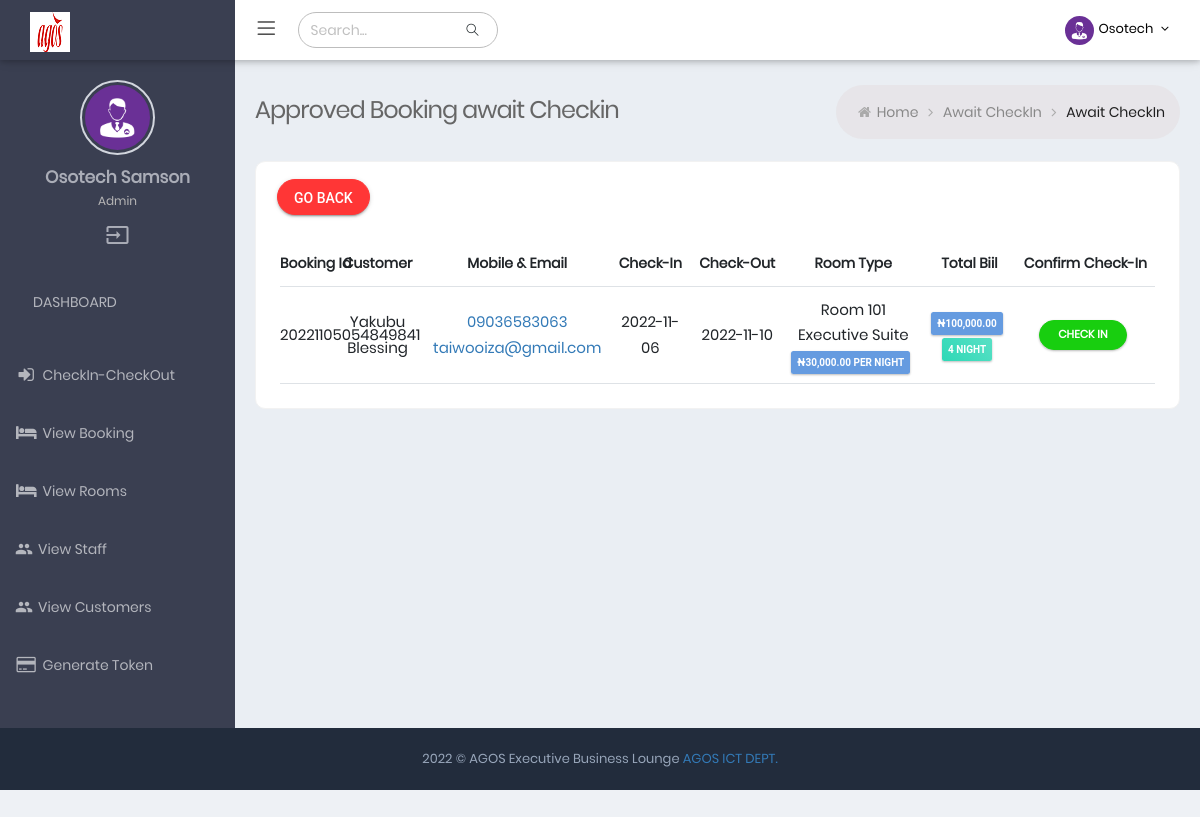
Before: /checkin (signed in) with the older database file.
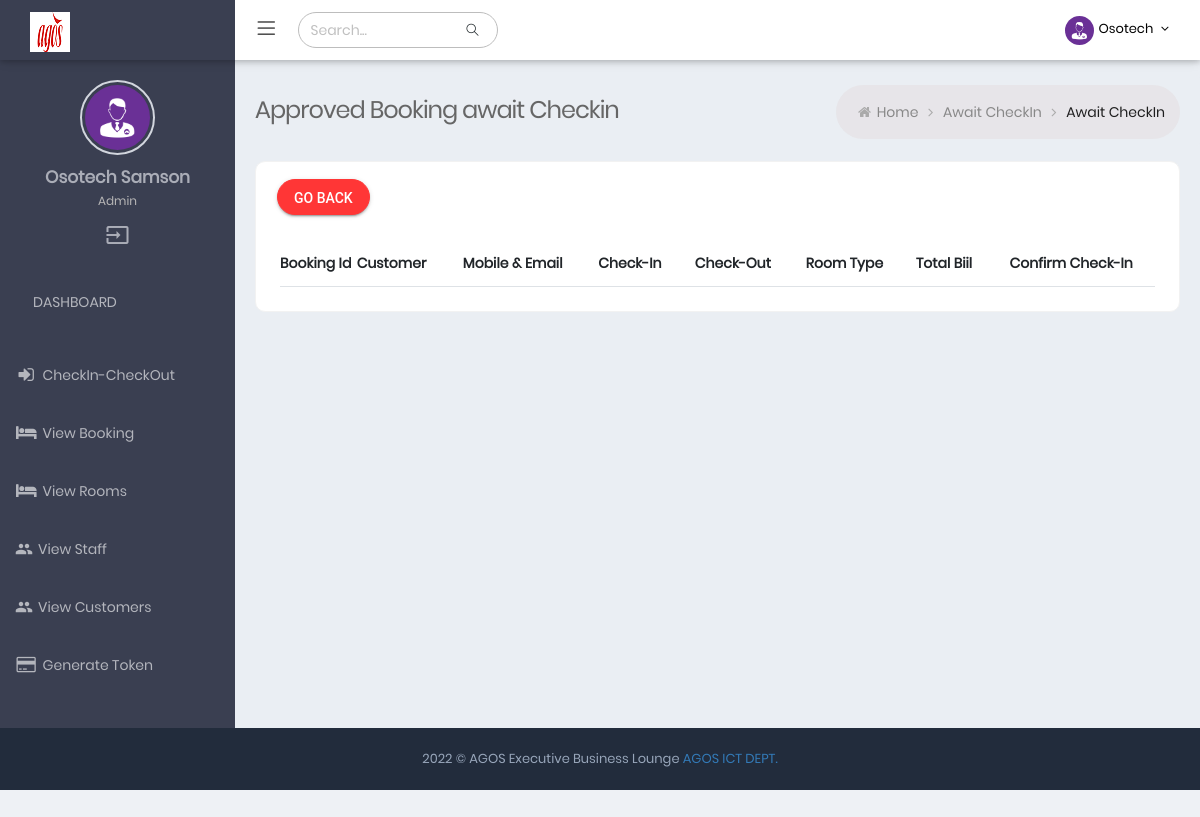
After: the same page with the newer database file.
### tables this page shows
CREATE TABLE IF NOT EXISTS `booking_tbl` (
  `id` int(11) NOT NULL AUTO_INCREMENT,
  `customer_id` bigint(20) NOT NULL,
  `room_id` int(11) NOT NULL,
  `no_of_guest` int(5) DEFAULT NULL,
  `no_of_children` int(5) DEFAULT NULL,
  `checkIn` date DEFAULT NULL,
  `checkOut` date DEFAULT NULL,
  `status` tinyint(1) NOT NULL DEFAULT 1 COMMENT '1=pending,2 checked In,3 checked Out,4=extend staying',
  `ref_code` varchar(100) NOT NULL,
  `total_night` int(5) NOT NULL,
  `total_bill` float NOT NULL,
  `payment_method` varchar(100) NOT NULL,
  `booking_time` time DEFAULT NULL,
  `comment` text DEFAULT NULL,
  `created_at` date DEFAULT NULL,
  `is_approved` tinyint(1) NOT NULL DEFAULT 0 COMMENT '0= pending,1= approved,2=rejected',
  `bookedBy` int(11) DEFAULT NULL,
  `checkIn_time` datetime DEFAULT NULL COMMENT 'customer checkin datetime',
  `checkOut_time` datetime DEFAULT NULL COMMENT 'customer checkout datetime',
  PRIMARY KEY (`id`),
  KEY `customer_id` (`customer_id`),
  KEY `room_id` (`room_id`)
);

CREATE TABLE IF NOT EXISTS `customers` (
  `id` bigint(20) NOT NULL AUTO_INCREMENT,
  `fullname` varchar(255) DEFAULT NULL,
  `email` varchar(255) DEFAULT NULL,
  `password` varchar(255) DEFAULT NULL,
  `username` varchar(50) DEFAULT NULL,
  `verified` tinyint(1) NOT NULL DEFAULT 0 COMMENT '0=not verified, 1=verified',
  `is_online` tinyint(1) NOT NULL DEFAULT 0 COMMENT '0=offline, 1=online',
  `address` text DEFAULT NULL,
  `phone` varchar(50) DEFAULT NULL,
  `gender` varchar(50) DEFAULT NULL,
  `state_of_origin` varchar(100) DEFAULT NULL,
  `confirmation_code` varchar(100) DEFAULT NULL COMMENT 'confirmation code sent via email',
  `tokenExp` timestamp NOT NULL DEFAULT current_timestamp(),
  `created_at` date DEFAULT NULL,
  `reset_token` text DEFAULT NULL,
  PRIMARY KEY (`id`),
  UNIQUE KEY `email` (`email`),
  KEY `fullname` (`fullname`)
);

CREATE TABLE IF NOT EXISTS `rooms_tbl` (
  `id` int(11) NOT NULL AUTO_INCREMENT,
  `room_name` varchar(255) NOT NULL,
  `room_type` varchar(255) NOT NULL,
  `price` decimal(7,2) NOT NULL COMMENT 'price of the room per night',
  `room_desc` mediumtext NOT NULL,
  `facilities` text NOT NULL,
  `firstImage` varchar(255) NOT NULL,
  `acType` varchar(100) DEFAULT NULL,
  `thirdImage` varchar(255) NOT NULL,
  `is_booked` tinyint(1) NOT NULL DEFAULT 0 COMMENT '0=not booked, 1= booked',
  `created_at` date DEFAULT NULL,
  PRIMARY KEY (`id`),
  KEY `room_name` (`room_name`)
);

### Helper/helper.php (called while the page is built, shortened)
<?php
$Database = new Database();
$dbh = $Database->osotech_connect();
$Alert = new Alert();
$Core = new Core($dbh, $Alert);
$Customer = new Customer($dbh, $Core, $Alert);
$Room = new Room($dbh, $Core, $Alert);

### App/Controller/Room.php (called while the page is built, shortened)
<?php
class Room
{
  private PDO $dbh;
  private $table = "rooms_tbl";
  public function __construct($dbh, $Core, $Alert)
  {
    $this->dbh = $dbh;
  }
  public function getAwaitingApprovalBookings()
  {
    $sql = "SELECT * FROM `booking_tbl` WHERE `status`=1 AND `is_approved`='1' ORDER BY created_at DESC LIMIT 200";
    $this->stmt = $this->dbh->prepare($sql);
    $this->stmt->execute();
    if ($this->stmt->rowCount() > 0) {
      $this->response = $this->stmt->fetchAll();
      return $this->response;
      $this->dbh = null;
    }
  }
  public function getRoomById($rid)
  {
    $sql = "SELECT * FROM `{$this->table}` WHERE id=? LIMIT 1";
    $this->stmt = $this->dbh->prepare($sql);
    $this->stmt->execute([$rid]);
    if ($this->stmt->rowCount() == '1') {
      $this->response = $this->stmt->fetch();
      return $this->response;
      $this->dbh = null;
    }
  }
}

### App/Controller/Customer.php (called while the page is built, shortened)
<?php
class Customer
{
  private PDO $dbh;
  private $table = "customers";
  public function __construct($dbh, $Core, $Alert)
  {
    $this->dbh = $dbh;
  }
  public function getCustomerById($cid)
  {
    $sql = "SELECT * FROM `{$this->table}` WHERE id=? LIMIT 1";
    $this->stmt = $this->dbh->prepare($sql);
    $this->response = $this->stmt->execute([$cid]);
    if ($this->stmt->rowCount() == '1') {
      $this->response = $this->stmt->fetch();
      return $this->response;
      $this->dbh = null;
    }
  }
}

### checkin.php (the view, shortened to what the changed rows need)
<?php
require_once "Helper/helper.php";
?>
<!DOCTYPE html>
<html lang="en">
<head>
  <?php include_once("Inc/DatatableHeaderScript.php"); ?>
</head>
<body
  class="page-header-fixed sidemenu-closed-hidelogo page-content-white page-md header-white dark-sidebar-color logo-dark">
  <div class="page-wrapper">
    <div class="page-container">
      <div class="page-content-wrapper">
        <div class="page-content">
          <div class="tab-content tab-space">
            <div class="tab-pane active show" id="tab1">
              <div class="row">
                <div class="col-md-12">
                  <div class="card-box">
                    <div class="card-body ">
                      <div class="table-scrollable">
                        <table class="table text-center table-checkable order-column full-width" id="example4">
                          <thead class="text-center">
                            <tr>
                              <th class="center">Booking Id</th>
                              <th class="center"> Customer </th>
                              <th class="center"> Mobile & Email </th>
                              <th class="center"> Check-In </th>
                              <th class="center"> Check-Out </th>
                              <th class="center"> Room Type </th>
                              <th class="center">Total Biil</th>
                              <th class="center">Confirm Check-In </th>
                            </tr>
                          </thead>
                          <tbody>
                            <?php
                            $allAccepted = $Room->getAwaitingApprovalBookings();
                            if ($allAccepted) {
                              foreach ($allAccepted as $approved) {
                                $customer_data = $Customer->getCustomerById($approved->customer_id);
                                $room_data = $Room->getRoomById($approved->room_id);
                            ?>
                            <tr>
                              <td class="center">
                                <?php echo $approved->ref_code; ?>
                              </td>
                              <td class="center"><?php echo $customer_data->fullname; ?></td>
                              <td class="center"><a href="tel:<?php echo $customer_data->phone; ?>">
                                  <?php echo $customer_data->phone; ?> </a><br><a
                                  href="mailto:<?php echo $customer_data->email; ?>">
                                  <?php echo $customer_data->email; ?> </a></td>
                              <td class="center"><?php echo date("Y-m-d", strtotime($approved->checkIn)); ?></td>
                              <td class="center"><?php echo date("Y-m-d", strtotime($approved->checkOut)); ?></td>
                              <td class="center"><?php echo $room_data->room_name; ?><br />
                                <?php echo $room_data->room_type; ?><br />
                                <span
                                  class="label label-sm label-info">&#8358;<?php echo number_format($room_data->price, 2); ?>
                                  per
                                  Night
                                </span>
                              </td>
                              <td class="center"><span
                                  class="label label-sm label-info">&#8358;<?php echo number_format($approved->total_bill, 2); ?>
                                </span><br />
                                <span class="label label-sm label-success"><?php echo $approved->total_night; ?>
                                  Night</span>
                              </td>
                              <td class="center">
                                <?php if ($approved->status == '1') : ?>
                                <button class="btn btn-circle btn-success  btn-sm checkIn_btn_ loadin_btn"
                                  data-id="<?php echo $approved->id; ?>" data-action="confirm_checkIn_">Check
                                  In</button>
                                <?php else : ?>
                                <button class="btn btn-circle btn-danger btn-sm checkOut_btn_ loadin_btn_"
                                  data-id="<?php echo $approved->id; ?>" data-action="confirm_checkOut_">Check
                                  Out</button>
                                <?php endif; ?>
                              </td>
                            </tr>
                            <?php
                              }
                            }
                            ?>
                          </tbody>
                        </table>
                      </div>
                    </div>
                  </div>
                </div>
              </div>
            </div>
          </div>
        </div>
      </div>
    </div>
  </div>
</body>
</html>

Changed rows visible on the page:
removed booking_tbl: ref_code "20221105054849841", customer.fullname "Yakubu Blessing", customer.phone "09036583063", customer.email "taiwooiza@gmail.com", checkIn "2022-11-06", checkOut "2022-11-10", room.room_name "Room 101", room.room_type "Executive Suite", room.price "30,000.00", total_bill "100,000.00", total_night "4"
